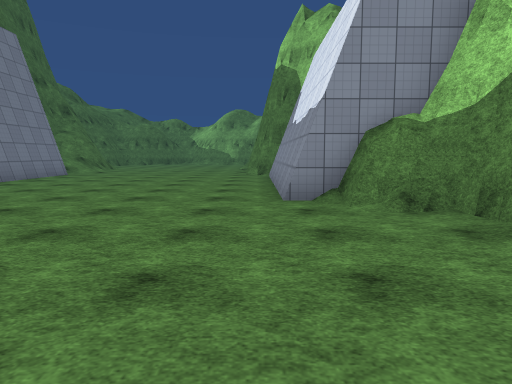
View 1 (above)

16 first-person views from a walk through a 3-D level made in the Unity game engine. The camera is 1.4 m above the floor, tilts 6° down and sees 70° across. The floor is counted in squares, 2 m on a side. Each view is taken from the middle of a square. On the plan, view 1 faces up. The plan holds only what a view shows up to about 11 squares ahead; the rest is blank. The place goes on beyond the plan. Surface patterns are stand-ins for the level's own textures.

View 2
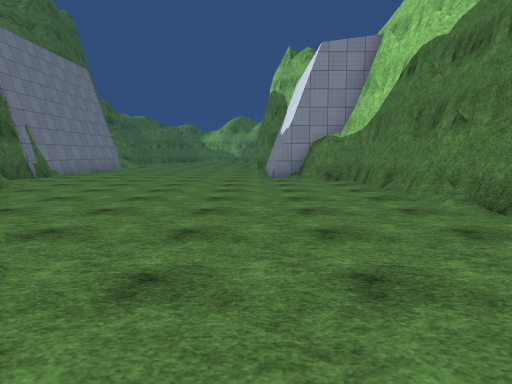

View 3
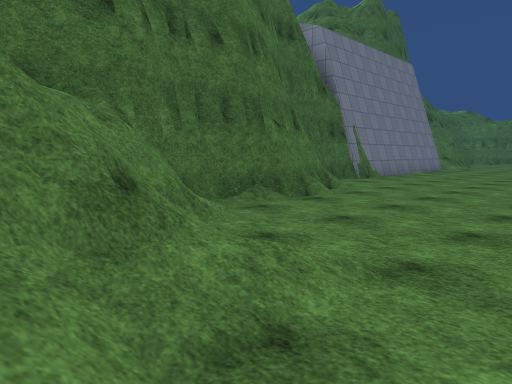

View 4
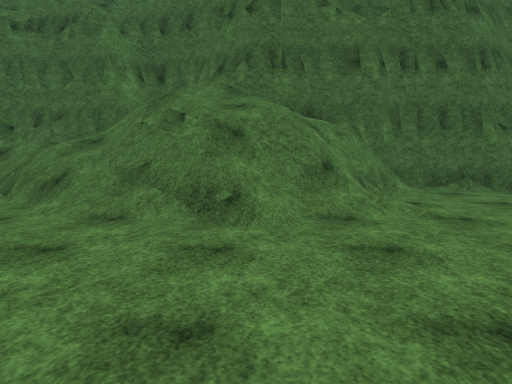

View 5
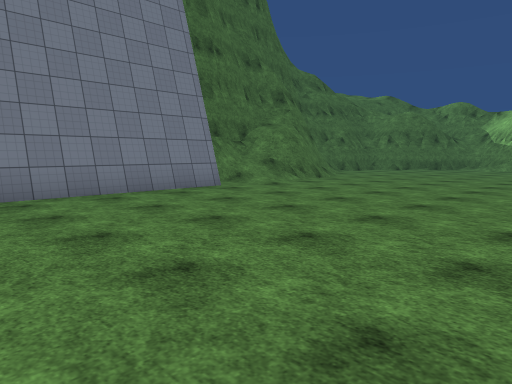

View 6
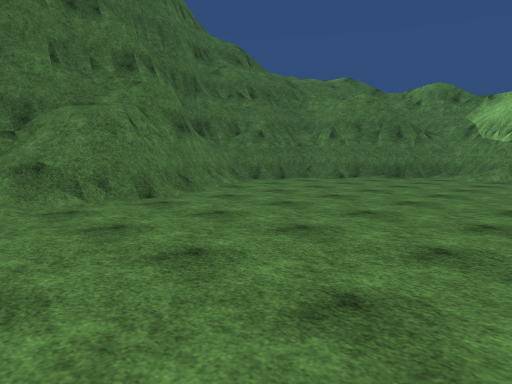

View 7
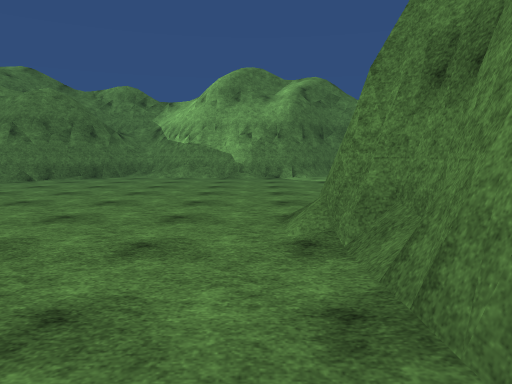

View 8
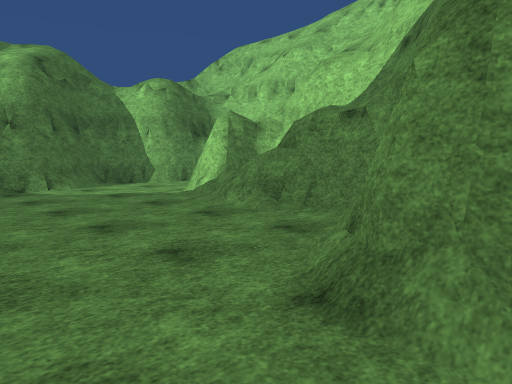

View 9
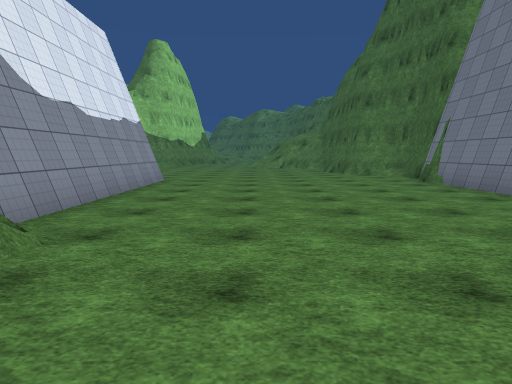

View 10
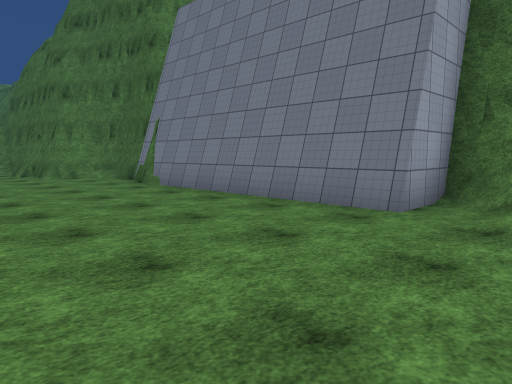

View 11
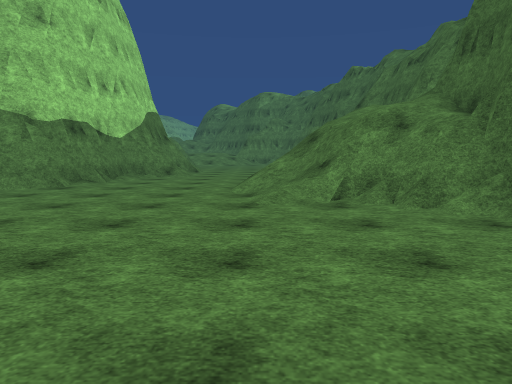

View 12
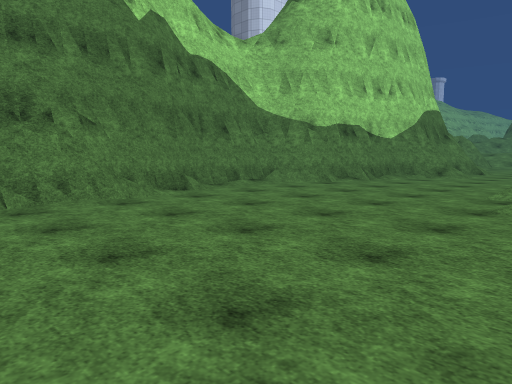

View 13
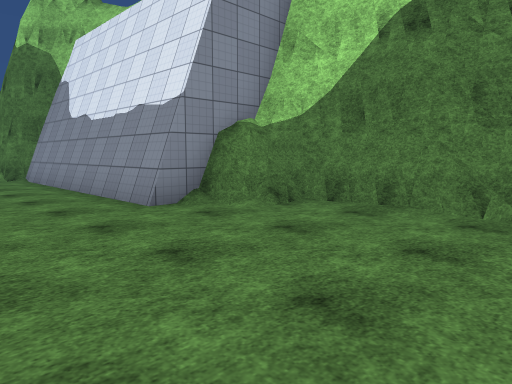

View 14
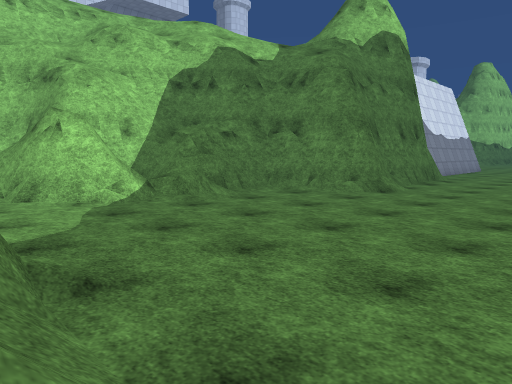

View 15
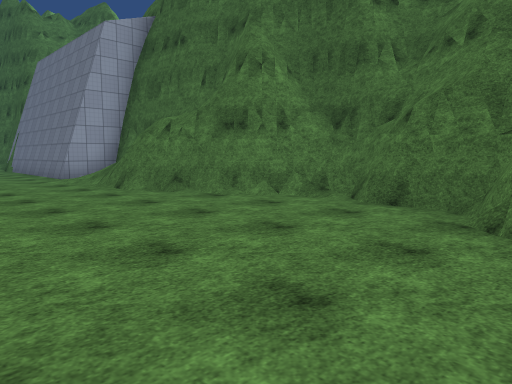

View 16
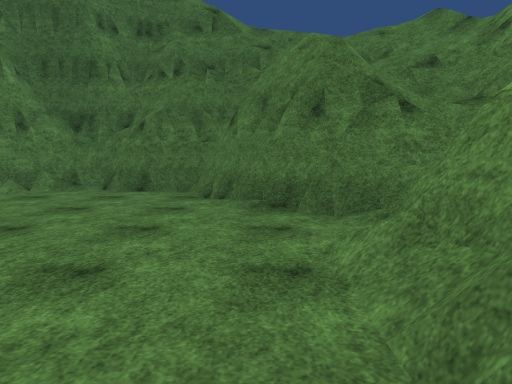

### Floor plan
Key: @ floor where view 1 was taken; # wall or solid block; . floor; / step, stairs or slope; = window, fence, low wall or low ledge.
Columns run from 9 left of view 1 to 4 right of it. Each row starts with its distance up from view 1.
 24    ##/#####.##
 23  ###......../#
 22  #/......../##
 21  #........./##
 20 ##......../##
 19 #/.........#
 18 ##=........#
 17 ###......###
 16  =#/.....#
 15  #=/.....#
 14  #//.....#
 13  #//.....#
 12  ##......##
 11   #.......#
 10   #.......#
  9   #.......#
  8   #.......#
  7   #.......#
  6   #.......##
  5   #........##
  4   #.........#
  3   #/........#
  2   ###.......#
  1    ##.......#
  0     #....@..#
 -1     #.......##
 -2    ##=./..../#
 -3    #////..../#
 -4   ##////....##
 -5   #///=/...##
 -6   # //=/...#
 -7   ##///....#
 -8   ##/=. ..##

Positions as (right, up) in squares from view 1, and headings:
1: (0, 0), facing up
2: (0, -5), facing up
3: (-1, -4), facing up-left
4: (2, -4), facing left
5: (0, 7), facing up-left
6: (-1, 13), facing up-left
7: (-1, 13), facing up
8: (-2, 16), facing up-right
9: (-2, 15), facing down
10: (-2, 14), facing down-left
11: (-2, 3), facing down
12: (-3, 3), facing down-right
13: (-2, 1), facing up-right
14: (-4, 24), facing down-right
15: (-3, 23), facing down-left
16: (-1, 23), facing left
